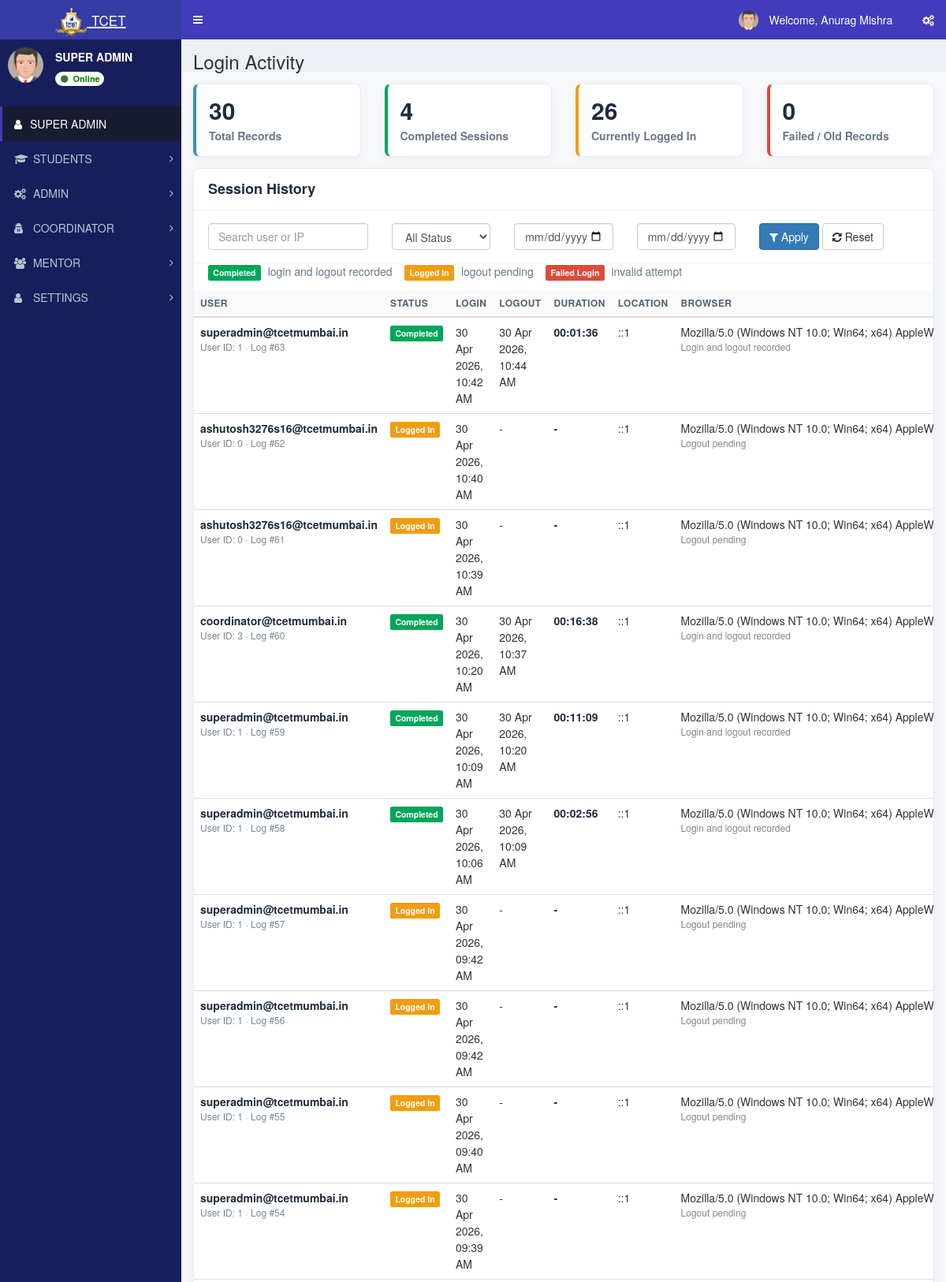
The app's page /admin/audit_log.php (signed in, upper part) with its own data.
### tables this page shows
CREATE TABLE `st_role_master` (
  `role_id` int(11) NOT NULL,
  `role_name` varchar(100) NOT NULL
);

CREATE TABLE `st_menu_master` (
  `menu_id` int(11) NOT NULL,
  `menu_name` varchar(100) NOT NULL,
  `menu_icon` varchar(100) NOT NULL DEFAULT 'fa fa-folder'
);

CREATE TABLE `st_audit_log` (
  `audit_id` int(11) NOT NULL,
  `user_id` int(11) NOT NULL,
  `action_type` varchar(100) NOT NULL,
  `affected_table` varchar(100) DEFAULT NULL,
  `affected_record` int(11) DEFAULT NULL,
  `description` text DEFAULT NULL,
  `username` varchar(200) DEFAULT NULL,
  `ip_address` varchar(45) DEFAULT NULL,
  `browser_user_agent` text DEFAULT NULL,
  `session_duration_seconds` int(11) DEFAULT NULL,
  `logout_at` timestamp NULL DEFAULT NULL,
  `performed_at` timestamp NOT NULL DEFAULT current_timestamp()
);

### database/db_connect.php (called while the page is built, shortened)
<?php
class DBController
{
    public $host = "localhost";
    public $user = "root";
    public $password = "";
    public $database = "tcet_st";
    function __construct()
    {
        $this->conn = $this->connectDB();
    }
    function connectDB()
    {
      $conn = @mysqli_connect($this->host,$this->user,$this->password,$this->database);
      return $conn;
    }
}
?>

### admin/audit_log.php (the view, shortened to what this page needs)
<?php
require "header/header.php";
$db_handle->ensureAuditLogTable();
$search = trim($_GET['search'] ?? '');
$fromDate = trim($_GET['from_date'] ?? '');
$toDate = trim($_GET['to_date'] ?? '');
$auditSql = "SELECT a.audit_id, a.user_id, a.action_type, a.affected_table, a.affected_record, a.description, a.username, a.ip_address, a.browser_user_agent, a.session_duration_seconds, a.logout_at, a.performed_at FROM st_audit_log a";
$auditSql .= ' ORDER BY a.performed_at DESC, a.audit_id DESC LIMIT 500';
$auditLogs = array();
$auditStmt = mysqli_prepare($db_handle->conn, $auditSql);
if ($auditStmt) {
	mysqli_stmt_execute($auditStmt);
	$auditResult = mysqli_stmt_get_result($auditStmt);
	if ($auditResult) {
		while ($row = mysqli_fetch_assoc($auditResult)) {
			$auditLogs[] = $row;
		}
	}
}
$totalCountResult = mysqli_query($db_handle->conn, "SELECT COUNT(*) AS total FROM st_audit_log");
$totalCount = $totalCountResult ? (int) (mysqli_fetch_assoc($totalCountResult)['total'] ?? 0) : 0;
$loginCountResult = mysqli_query($db_handle->conn, "SELECT COUNT(*) AS total FROM st_audit_log WHERE action_type = 'LOGIN_SUCCESS'");
$loginCount = $loginCountResult ? (int) (mysqli_fetch_assoc($loginCountResult)['total'] ?? 0) : 0;
$logoutCountResult = mysqli_query($db_handle->conn, "SELECT COUNT(*) AS total FROM st_audit_log WHERE action_type = 'LOGIN_SUCCESS' AND logout_at IS NOT NULL");
$logoutCount = $logoutCountResult ? (int) (mysqli_fetch_assoc($logoutCountResult)['total'] ?? 0) : 0;
$activeCountResult = mysqli_query($db_handle->conn, "SELECT COUNT(*) AS total FROM st_audit_log WHERE action_type = 'LOGIN_SUCCESS' AND logout_at IS NULL");
$activeCount = $activeCountResult ? (int) (mysqli_fetch_assoc($activeCountResult)['total'] ?? 0) : 0;
function audit_format_datetime($value)
{
	$value = trim((string) $value);
	if ($value === '' || $value === '0000-00-00 00:00:00') {
		return '-';
	}
	$timestamp = strtotime($value);
	return $timestamp ? date('d M Y, h:i A', $timestamp) : $value;
}
function audit_session_status($logRow)
{
	$actionType = (string) ($logRow['action_type'] ?? '');
	$logoutAt = trim((string) ($logRow['logout_at'] ?? ''));
	if ($actionType === 'LOGIN_SUCCESS' && $logoutAt !== '') {
		return array('Completed', 'label-success', 'Login and logout recorded');
	}
	if ($actionType === 'LOGIN_SUCCESS') {
		return array('Logged In', 'label-warning', 'Logout pending');
	}
	return array($actionType, 'label-info', trim((string) ($logRow['description'] ?? '')));
}
?>
<div class="content-wrapper">
<section class="content-header">
	<h1>
		Login Activity
	</h1>
</section>
<section class="content audit-shell">
	<div class="row">
		<div class="col-sm-6 col-md-3">
			<div class="audit-metric">
				<h3><?php echo $totalCount; ?></h3>
				<p>Total Records</p>
			</div>
		</div>
		<div class="col-sm-6 col-md-3">
			<div class="audit-metric completed">
				<h3><?php echo $logoutCount; ?></h3>
				<p>Completed Sessions</p>
			</div>
		</div>
		<div class="col-sm-6 col-md-3">
			<div class="audit-metric active">
				<h3><?php echo $activeCount; ?></h3>
				<p>Currently Logged In</p>
			</div>
		</div>
		<div class="col-sm-6 col-md-3">
			<div class="audit-metric failed">
				<h3><?php echo max(0, $totalCount - $loginCount); ?></h3>
				<p>Failed / Old Records</p>
			</div>
		</div>
	</div>
	<div class="audit-panel">
		<div class="audit-panel-header">
			<h3 class="audit-panel-title">Session History</h3>
		</div>
		<div class="audit-filter">
			<form method="get" class="row">
				<div class="col-sm-4 col-md-3">
					<input type="text" name="search" class="form-control" placeholder="Search user or IP" value="<?php echo htmlspecialchars($search); ?>">
				</div>
				<div class="col-sm-4 col-md-2">
					<select name="action_type" class="form-control">
						<option value="">All Status</option>
					</select>
				</div>
				<div class="col-sm-4 col-md-2">
					<input type="date" name="from_date" class="form-control" value="<?php echo htmlspecialchars($fromDate); ?>">
				</div>
				<div class="col-sm-4 col-md-2">
					<input type="date" name="to_date" class="form-control" value="<?php echo htmlspecialchars($toDate); ?>">
				</div>
				<div class="col-sm-4 col-md-3">
					<button type="submit" class="btn btn-primary">
						<i class="fa fa-filter"></i> Apply
					</button>
					<a href="audit_log.php" class="btn btn-default">
						<i class="fa fa-refresh"></i> Reset
					</a>
				</div>
			</form>
		</div>
		<div class="audit-legend">
			<span class="label label-success">Completed</span> login and logout recorded
			&nbsp;&nbsp;
			<span class="label label-warning">Logged In</span> logout pending
			&nbsp;&nbsp;
			<span class="label label-danger">Failed Login</span> invalid attempt
		</div>
		<div class="table-responsive">
						<table class="table audit-table table-hover">
							<thead>
								<tr>
									<th>User</th>
									<th>Status</th>
									<th>Login</th>
									<th>Logout</th>
									<th>Duration</th>
									<th>Location</th>
									<th>Browser</th>
								</tr>
							</thead>
							<tbody>
								<?php if (!empty($auditLogs)) { ?>
									<?php foreach ($auditLogs as $logRow) { ?>
										<?php
										$statusData = audit_session_status($logRow);
										$statusText = $statusData[0];
										$statusClass = $statusData[1];
										$statusDetail = $statusData[2];
										$actionType = (string) ($logRow['action_type'] ?? '');
										$isLegacyLogout = $actionType === 'LOGOUT_SUCCESS';
										$loginTime = $isLegacyLogout ? '-' : audit_format_datetime($logRow['performed_at'] ?? '');
										$logoutTime = $isLegacyLogout ? audit_format_datetime($logRow['performed_at'] ?? '') : audit_format_datetime($logRow['logout_at'] ?? '');
										$browser = trim((string) ($logRow['browser_user_agent'] ?? ''));
										?>
										<tr>
											<td>
												<div class="audit-user"><?php echo htmlspecialchars(trim((string) ($logRow['username'] ?? '')) !== '' ? $logRow['username'] : 'User #' . (int) $logRow['user_id']); ?></div>
												<div class="audit-muted">User ID: <?php echo (int) $logRow['user_id']; ?> · Log #<?php echo (int) $logRow['audit_id']; ?></div>
											</td>
											<td><span class="label audit-status <?php echo htmlspecialchars($statusClass); ?>"><?php echo htmlspecialchars($statusText); ?></span></td>
											<td><div class="audit-time"><?php echo htmlspecialchars($loginTime); ?></div></td>
											<td><div class="audit-time"><?php echo htmlspecialchars($logoutTime); ?></div></td>
											<td class="audit-duration">
												<?php
												$duration = $logRow['session_duration_seconds'];
												echo $duration !== null ? gmdate('H:i:s', (int) $duration) : '-';
												?>
											</td>
											<td>
												<?php echo htmlspecialchars((string) ($logRow['ip_address'] ?? '-')); ?>
											</td>
											<td>
												<?php if ($browser !== '') { ?>
													<div class="audit-browser" title="<?php echo htmlspecialchars($browser); ?>"><?php echo htmlspecialchars($browser); ?></div>
													<div class="audit-muted"><?php echo htmlspecialchars($statusDetail); ?></div>
												<?php } else { ?>
													<span class="audit-muted"><?php echo htmlspecialchars($statusDetail); ?></span>
												<?php } ?>
											</td>
										</tr>
									<?php } ?>
								<?php } else { ?>
									<tr>
										<td colspan="6" class="text-center text-muted">No audit log entries found.</td>
									</tr>
								<?php } ?>
							</tbody>
						</table>
					</div>
	</div>
</section>
</div>
<?php require "header/footer.php"; ?>

### admin/header/header.php (shortened to what this page needs)
<?php
include_once("../database/db_connect.php");
$db_handle = new DBController();
$sessionLoginId = intval($_SESSION['user_login_id'] ?? $_SESSION['user_session'] ?? 0);
$username = '';
$userid = 0;
$usertype = 0;
$sql = "SELECT l.login_id, l.username, l.user_id, u.role_id, u.user_name, r.role_name
	    FROM st_login l
	    LEFT JOIN st_user_master u ON u.user_id = l.user_id
	    LEFT JOIN st_role_master r ON r.role_id = u.role_id
	    WHERE l.login_id='" . $sessionLoginId . "' LIMIT 1";
$result = mysqli_query($db_handle->conn, $sql);
if ($result && $result->num_rows > 0) {
	$row = $result->fetch_assoc();
	$username = $row['username'];
	$userid = intval($row['user_id']);
	$usertype = intval($row['role_id']);
}
$name = $username;
$profileSql = "SELECT COALESCE(NULLIF(TRIM(u.user_name), ''), l.username) AS user_name
			   FROM st_login l
			   LEFT JOIN st_user_master u ON u.user_id = l.user_id
			   WHERE l.user_id = $userid LIMIT 1";
$profileResult = mysqli_query($db_handle->conn, $profileSql);
if ($profileResult && ($profileRow = mysqli_fetch_assoc($profileResult))) {
	$profileName = trim((string)($profileRow['user_name'] ?? ''));
	if ($profileName !== '') {
		$name = $profileName;
	}
}
$sql = "SELECT role_name FROM st_role_master WHERE role_id = ? LIMIT 1";
$stmt = mysqli_prepare($db_handle->conn, $sql);
if ($stmt) {
	mysqli_stmt_bind_param($stmt, 'i', $usertype);
	mysqli_stmt_execute($stmt);
	$result = mysqli_stmt_get_result($stmt);
	if ($row = mysqli_fetch_assoc($result)) {
		$role_name = $row['role_name'];
	}
}
$dashboardRoute = ($usertype === 5) ? 'student_dashboard.php' : 'index.php';
?>
<!DOCTYPE html>
<html>
<head>
	<link rel="stylesheet" href="bootstrap/css/bootstrap.min.css">
	<link rel="stylesheet" href="https://cdnjs.cloudflare.com/ajax/libs/font-awesome/4.5.0/css/font-awesome.min.css">
	<link rel="stylesheet" href="https://cdnjs.cloudflare.com/ajax/libs/ionicons/2.0.1/css/ionicons.min.css">
	<link rel="stylesheet" href="dist/css/AdminLTE.min.css">
	<link rel="stylesheet" href="dist/css/skins/_all-skins.min.css">
	<link rel="stylesheet" href="plugins/iCheck/flat/blue.css">
	<link rel="stylesheet" href="plugins/morris/morris.css">
	<link rel="stylesheet" href="plugins/jvectormap/jquery-jvectormap-1.2.2.css">
	<link rel="stylesheet" href="plugins/datepicker/datepicker3.css">
	<link rel="stylesheet" href="plugins/daterangepicker/daterangepicker.css">
	<link rel="stylesheet" href="plugins/bootstrap-wysihtml5/bootstrap3-wysihtml5.min.css">
</head>
<body class="hold-transition skin-blue sidebar-mini">
	<div class="wrapper">
		<header class="main-header">
			<a href="<?php echo $dashboardRoute; ?>" class="logo">
				<span class="logo-lg"><img src="images/booklogo.webp" class="py-2" height="40px" /> <small>TCET</small></span>
			</a>
			<nav class="navbar navbar-static-top">
				<a href="#" class="sidebar-toggle" data-toggle="offcanvas" role="button">
				</a>
				<div class="navbar-custom-menu">
					<ul class="nav navbar-nav">
						<li class="dropdown user user-menu">
							<a href="#" class="dropdown-toggle" data-toggle="dropdown">
								<img src="dist/img/user2-160x160.jpg" class="user-image" alt="User Image">
								<span class="hidden-xs">&nbsp;Welcome, <?php echo $name; ?> &nbsp;</span>
							</a>
						</li>
						<li>
							<a href="#" data-toggle="control-sidebar"><i class="fa fa-gears"></i></a>
						</li>
					</ul>
				</div>
			</nav>
		</header>
		<aside class="main-sidebar">
			<section class="sidebar">
				<div class="user-panel">
					<div class="pull-left image">
						<img src="dist/img/user2-160x160.jpg" class="img-circle" alt="User Image">
					</div>
					<div class="pull-left info">
						<p><span><?php echo htmlspecialchars($role_name); ?></span></p>
						<a class="badge" href="#" style="background:white; color: green;">
							<i class="fa fa-circle text-success"></i> Online
						</a>
					</div>
				</div>
				<br />
				<?php include "side_menu.php"; ?>
		</aside>

### admin/header/side_menu.php (shortened to what this page needs)
<?php
function sidebar_has_column($conn, $table, $column)
{
	$escapedColumn = mysqli_real_escape_string($conn, $column);
	$result = mysqli_query($conn, "SHOW COLUMNS FROM $table LIKE '$escapedColumn'");
	$exists = ($result && mysqli_num_rows($result) > 0);
	return $exists;
}
$menuHasIconColumn = sidebar_has_column($db_handle->conn, 'st_menu_master', 'menu_icon');
$subMenuHasIconColumn = sidebar_has_column($db_handle->conn, 'st_sub_menu_master', 'sub_menu_icon');
$subMenuHasRouteColumn = sidebar_has_column($db_handle->conn, 'st_sub_menu_master', 'sub_menu_route');
$menuTree = array();
$menuIconSelect = $menuHasIconColumn
	? "COALESCE(NULLIF(TRIM(m.menu_icon), ''), 'fa fa-folder') AS menu_icon"
	: "'fa fa-folder' AS menu_icon";
$subMenuRouteSelect = $subMenuHasRouteColumn
	? "COALESCE(NULLIF(TRIM(sm.sub_menu_route), ''), '#') AS sub_menu_route"
	: "'#' AS sub_menu_route";
$subMenuIconSelect = $subMenuHasIconColumn
	? "COALESCE(NULLIF(TRIM(sm.sub_menu_icon), ''), 'fa fa-angle-double-right') AS sub_menu_icon"
	: "'fa fa-angle-double-right' AS sub_menu_icon";
$menuSql = "SELECT m.menu_id, m.menu_name, $menuIconSelect
			FROM st_menu_master m
			WHERE (
				EXISTS (
					SELECT 1
					FROM st_menu_allocation_master mar
					WHERE mar.menu_id = m.menu_id
					  AND mar.role_id = ?
					  AND mar.sub_menu_id IS NULL
				)
				OR EXISTS (
					SELECT 1
					FROM st_menu_allocation_master maa
					WHERE maa.menu_id = m.menu_id
					  AND maa.role_id = ?
					  AND maa.sub_menu_id IS NOT NULL
				)
			)
			ORDER BY m.menu_id";
$menuStmt = mysqli_prepare($db_handle->conn, $menuSql);
if ($menuStmt) {
	mysqli_stmt_bind_param($menuStmt, 'ii', $usertype, $usertype);
	mysqli_stmt_execute($menuStmt);
	$menuResult = mysqli_stmt_get_result($menuStmt);
	while ($menuRow = mysqli_fetch_assoc($menuResult)) {
		$menuId = (int) $menuRow['menu_id'];
		$menuTree[$menuId] = array(
			'menu_name' => $menuRow['menu_name'],
			'menu_icon' => $menuRow['menu_icon'],
			'submenus' => array()
		);
		$subSql = "SELECT sm.sub_menu_id, sm.sub_menu_name, $subMenuRouteSelect, $subMenuIconSelect
				   FROM st_sub_menu_master sm
				   WHERE sm.menu_id = ?
				   AND (
					   EXISTS (
						   SELECT 1
						   FROM st_menu_allocation_master mar
						   WHERE mar.sub_menu_id = sm.sub_menu_id
							 AND mar.role_id = ?
					   )
				   )
				   ORDER BY sm.sort_order ASC, sm.sub_menu_id ASC";
		$subStmt = mysqli_prepare($db_handle->conn, $subSql);
		if ($subStmt) {
			mysqli_stmt_bind_param($subStmt, 'ii', $menuId, $usertype);
			mysqli_stmt_execute($subStmt);
			$subResult = mysqli_stmt_get_result($subStmt);
			while ($subRow = mysqli_fetch_assoc($subResult)) {
				$menuTree[$menuId]['submenus'][] = $subRow;
			}
		}
	}
}
?>
<ul class="sidebar-menu" id="sidebar-dynamic-menu">
<li class="active"><a href="index.php"><i class="fa fa-user"></i><span><?php echo htmlspecialchars($role_name); ?></span></a></li>
<?php foreach ($menuTree as $menuId => $menuData) {
	$menuName = trim((string) $menuData['menu_name']);
	$menuIcon = trim((string) $menuData['menu_icon']);
?>
<li class="treeview" data-menu-id="<?php echo $menuId; ?>" id="sidebar-menu-<?php echo $menuId; ?>">
<a href="#">
<i class="<?php echo htmlspecialchars($menuIcon); ?>" aria-hidden="true"></i> <span><?php echo strtoupper(htmlspecialchars($menuName)); ?></span>
<span class="pull-right-container">
<i class="fa fa-angle-right pull-right"></i>
</span>
</a>
</li>
<?php } ?>
</ul>
</section>

### records on screen
st_role_master: role_name "SUPER ADMIN"
st_menu_master: menu_name "STUDENTS"
st_menu_master: menu_name "ADMIN"
st_menu_master: menu_name "COORDINATOR"
st_menu_master: menu_name "MENTOR"
st_menu_master: menu_name "SETTINGS"
st_audit_log: username "superadmin@tcetmumbai.in", user "1", audit_id "63", statusText "Completed", loginTime "30 Apr 2026, 10:42 AM", logoutTime "30 Apr 2026, 10:44 AM", session_duration_seconds "00:01:36", ip_address "::1", browser_user_agent "Mozilla/5.0 (Windows NT 10.0; Win64; x64) AppleWebK…", statusDetail "Login and logout recorded"
st_audit_log: username "ashutosh3276s16@tcetmumbai.in", user "0", audit_id "62", statusText "Logged In", loginTime "30 Apr 2026, 10:40 AM", logoutTime "-", ip_address "::1", browser_user_agent "Mozilla/5.0 (Windows NT 10.0; Win64; x64) AppleWebK…", statusDetail "Logout pending"
st_audit_log: username "ashutosh3276s16@tcetmumbai.in", user "0", audit_id "61", statusText "Logged In", loginTime "30 Apr 2026, 10:39 AM", logoutTime "-", ip_address "::1", browser_user_agent "Mozilla/5.0 (Windows NT 10.0; Win64; x64) AppleWebK…", statusDetail "Logout pending"
st_audit_log: username "coordinator@tcetmumbai.in", user "3", audit_id "60", statusText "Completed", loginTime "30 Apr 2026, 10:20 AM", logoutTime "30 Apr 2026, 10:37 AM", session_duration_seconds "00:16:38", ip_address "::1", browser_user_agent "Mozilla/5.0 (Windows NT 10.0; Win64; x64) AppleWebK…", statusDetail "Login and logout recorded"
st_audit_log: username "superadmin@tcetmumbai.in", user "1", audit_id "59", statusText "Completed", loginTime "30 Apr 2026, 10:09 AM", logoutTime "30 Apr 2026, 10:20 AM", session_duration_seconds "00:11:09", ip_address "::1", browser_user_agent "Mozilla/5.0 (Windows NT 10.0; Win64; x64) AppleWebK…", statusDetail "Login and logout recorded"
st_audit_log: username "superadmin@tcetmumbai.in", user "1", audit_id "58", statusText "Completed", loginTime "30 Apr 2026, 10:06 AM", logoutTime "30 Apr 2026, 10:09 AM", session_duration_seconds "00:02:56", ip_address "::1", browser_user_agent "Mozilla/5.0 (Windows NT 10.0; Win64; x64) AppleWebK…", statusDetail "Login and logout recorded"
st_audit_log: username "superadmin@tcetmumbai.in", user "1", audit_id "57", statusText "Logged In", loginTime "30 Apr 2026, 09:42 AM", logoutTime "-", ip_address "::1", browser_user_agent "Mozilla/5.0 (Windows NT 10.0; Win64; x64) AppleWebK…", statusDetail "Logout pending"
st_audit_log: username "superadmin@tcetmumbai.in", user "1", audit_id "56", statusText "Logged In", loginTime "30 Apr 2026, 09:42 AM", logoutTime "-", ip_address "::1", browser_user_agent "Mozilla/5.0 (Windows NT 10.0; Win64; x64) AppleWebK…", statusDetail "Logout pending"
st_audit_log: username "superadmin@tcetmumbai.in", user "1", audit_id "55", statusText "Logged In", loginTime "30 Apr 2026, 09:40 AM", logoutTime "-", ip_address "::1", browser_user_agent "Mozilla/5.0 (Windows NT 10.0; Win64; x64) AppleWebK…", statusDetail "Logout pending"
st_audit_log: username "superadmin@tcetmumbai.in", user "1", audit_id "54", statusText "Logged In", loginTime "30 Apr 2026, 09:39 AM", logoutTime "-", ip_address "::1", browser_user_agent "Mozilla/5.0 (Windows NT 10.0; Win64; x64) AppleWebK…", statusDetail "Logout pending"

### other values on screen
$name "Anurag Mishra"
$totalCount "30"
$logoutCount "4"
$activeCount "26"
max(0, $totalCount - $loginCount) "0"
